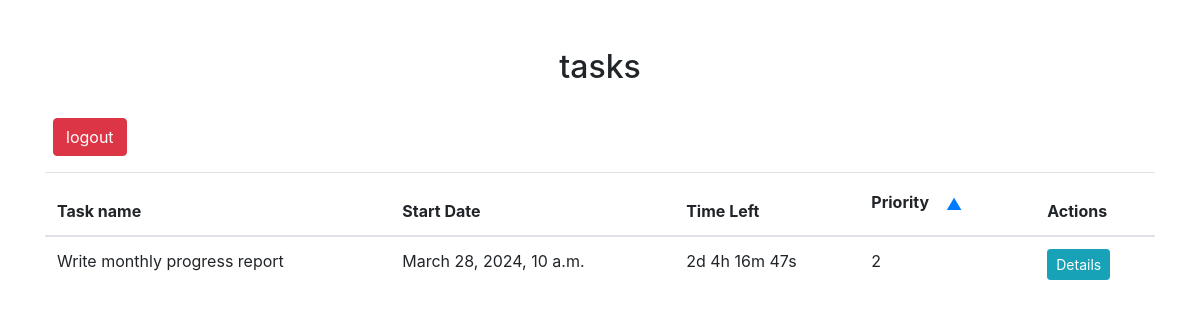
Screenshot of /user/ (signed in) with the database file from the repository.
### task_management_system_app/models.py (models this page shows)
class Task(models.Model):
    name = models.CharField(max_length=100)
    category = models.ForeignKey(Category, on_delete=models.CASCADE)
    assigned_to = models.ForeignKey(User, on_delete=models.CASCADE, related_name='tasks')
    start_date = models.DateTimeField()
    end_date = models.DateTimeField()
    priority = models.IntegerField(default=1)
    description = models.TextField(default='')
    location = models.CharField(max_length=255, default='')
    organizer = models.CharField(max_length=100, default='')

### task_management_system_app/views.py (the view)
# urls.py: path('user/', views.user_tasks_list, name='user_tasks_list'),
@login_required
def user_tasks_list(request):
    tasks = request.user.tasks.all()
    return render(request, 'task_management_system_app/user_tasks_list.html', {'tasks': tasks})

### task_management_system_app/templates/task_management_system_app/user_tasks_list.html (shortened to what this page needs)
<!DOCTYPE html>
<html lang="en">
  <head>
    <link rel="stylesheet" href="https://maxcdn.bootstrapcdn.com/bootstrap/4.5.2/css/bootstrap.min.css" />
  </head>
  <body>
    <div class="container mt-5">
      <h2 class="text-center">{{ category.name }} tasks</h2>
      <br />
      <div class="mb-3">
        <a href="{% url 'logout' %}" class="btn btn-danger ml-2">logout</a>
      </div>
      <table id="taskTable" class="table">
        <thead>
          <tr>
            <th>Task name</th>
            <th>Start Date</th>
            <th>Time Left</th>
            <th>
              Priority <button class="btn btn-link" onclick="sortByPriority()">&#x25B2;</button>
            </th>
            <th>Actions</th>
          </tr>
        </thead>
        <tbody>
          {% for task in tasks %}
            <tr>
              <td>{{ task.name }}</td>
              <td>{{ task.start_date }}</td>
              <td>
                <div id="countdown_{{ task.id }}" class="countdown-timer"></div>
              </td>
              <td>{{ task.priority }}</td>
              <td>
                <button type="button" class="btn btn-info btn-sm" data-toggle="modal" data-target="#taskModal_{{ task.id }}">Details</button>
              </td>
            </tr>
          {% endfor %}
        </tbody>
      </table>
    </div>
  </body>
</html>

### rows the page displays
Task: name "Write monthly progress report", start_date "March 28, 2024, 10 a.m.", priority "2"
